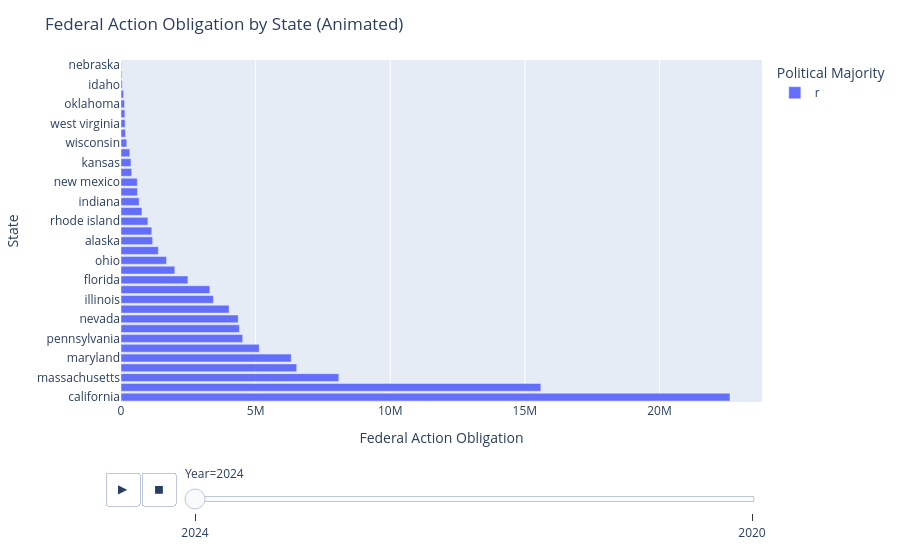

The cell this chart's notebook holds for it:
### Code cell
import plotly.express as px
from merge2 import main_merge

df = main_merge()


df = df.sort_values(by="federal_action_obligation", ascending=False)# make them in order decending

fig = px.bar(df,x="federal_action_obligation",y="State",color="Political Majority",animation_frame="Year",orientation="h",hover_name="State")#gem helped with animation frame and orientation

fig.update_layout(
    title="Federal Action Obligation by State (Animated)",
    xaxis_title="Federal Action Obligation",
    yaxis_title="State"
)

fig.show()

### Figure 1 — Plotly figure (JSON) as saved in the notebook; plotly's stock layout.template omitted (floating-point values rounded to 4 significant figures)
{"data": [{"hovertemplate": "<b>%{hovertext}</b><br><br>Political Majority=r<br>Year=2024<br>federal_action_obligation=%{x}<br>State=%{y}<extra></extra>", "hovertext": ["california", "texas", "massachusetts", "michigan", "maryland", "montana", "pennsylvania", "virginia", "nevada", "colorado", "illinois", "new york", "florida", "maine", "ohio", "arizona", "alaska", "connecticut", "rhode island", "kentucky", "indiana", "oregon", "new mexico", "washington", "kansas", "north carolina", "wisconsin", "minnesota", "west virginia", "hawaii", "oklahoma", "louisiana", "idaho", "new jersey", "nebraska"], "legendgroup": "r", "marker": {"color": "#636efa", "pattern": {"shape": ""}}, "name": "r", "orientation": "h", "showlegend": true, "textposition": "auto", "type": "bar", "x": [22620000.0, 15590000.0, 8090000.0, 6527000.0, 6323000.0, 5134000.0, 4520000.0, 4398000.0, 4354000.0, 4014000.0, 3431000.0, 3300000.0, 2485000.0, 2000000.0, 1692000.0, 1386000.0, 1176000.0, 1142000.0, 1000000.0, 778600.0, 672600.0, 610500.0, 607000.0, 397300.0, 369900.0, 327000.0, 214700.0, 167500.0, 153500.0, 145000.0, 130000.0, 95430.0, 45890.0, 30000.0, 12500.0], "xaxis": "x", "y": ["california", "texas", "massachusetts", "michigan", "maryland", "montana", "pennsylvania", "virginia", "nevada", "colorado", "illinois", "new york", "florida", "maine", "ohio", "arizona", "alaska", "connecticut", "rhode island", "kentucky", "indiana", "oregon", "new mexico", "washington", "kansas", "north carolina", "wisconsin", "minnesota", "west virginia", "hawaii", "oklahoma", "louisiana", "idaho", "new jersey", "nebraska"], "yaxis": "y"}], "layout": {"barmode": "relative", "legend": {"title": {"text": "Political Majority"}, "tracegroupgap": 0}, "margin": {"t": 60}, "sliders": [{"active": 0, "currentvalue": {"prefix": "Year="}, "len": 0.9, "pad": {"b": 10, "t": 60}, "steps": [{"args": [["2024"], {"frame": {"duration": 0, "redraw": true}, "fromcurrent": true, "mode": "immediate", "transition": {"duration": 0, "easing": "linear"}}], "label": "2024", "method": "animate"}, {"args": [["2020"], {"frame": {"duration": 0, "redraw": true}, "fromcurrent": true, "mode": "immediate", "transition": {"duration": 0, "easing": "linear"}}], "label": "2020", "method": "animate"}], "x": 0.1, "xanchor": "left", "y": 0, "yanchor": "top"}], "title": {"text": "Federal Action Obligation by State (Animated)"}, "updatemenus": [{"buttons": [{"args": [null, {"frame": {"duration": 500, "redraw": true}, "fromcurrent": true, "mode": "immediate", "transition": {"duration": 500, "easing": "linear"}}], "label": "&#9654;", "method": "animate"}, {"args": [[null], {"frame": {"duration": 0, "redraw": true}, "fromcurrent": true, "mode": "immediate", "transition": {"duration": 0, "easing": "linear"}}], "label": "&#9724;", "method": "animate"}], "direction": "left", "pad": {"r": 10, "t": 70}, "showactive": false, "type": "buttons", "x": 0.1, "xanchor": "right", "y": 0, "yanchor": "top"}], "xaxis": {"anchor": "y", "domain": [0, 1], "title": {"text": "Federal Action Obligation"}}, "yaxis": {"anchor": "x", "domain": [0, 1], "title": {"text": "State"}}}}
